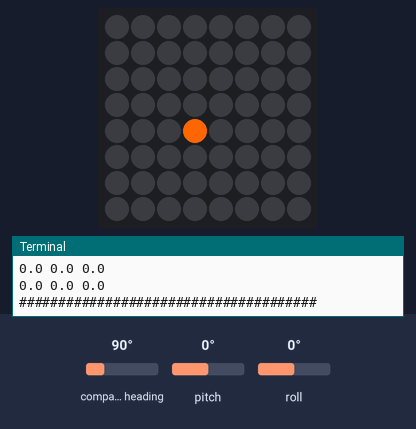
Recording of a program running on a simulated Raspberry Pi (BCM pin numbers) with a Sense HAT. On the bench: the Sense HAT's 8×8 RGB LED matrix, the last lines printed to the terminal. The test bench sets the inputs (shaded band); at power-on: pitch 0°, roll 0°, compass heading 90°. The Sense HAT reports a negative pitch or roll as 360° plus the angle.

Above: at 1.2 s.
1.3 s: pitch set to -2°
At 2.8 s:
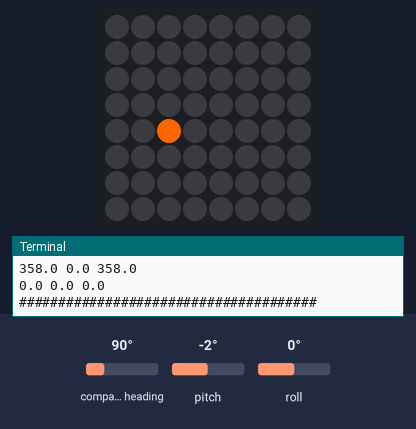
At 5.0 s:
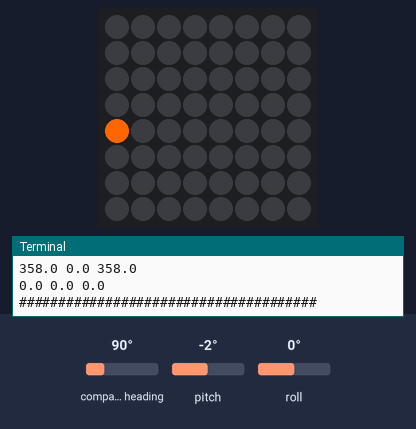
5.3 s: roll set to -2°
At 8.8 s:
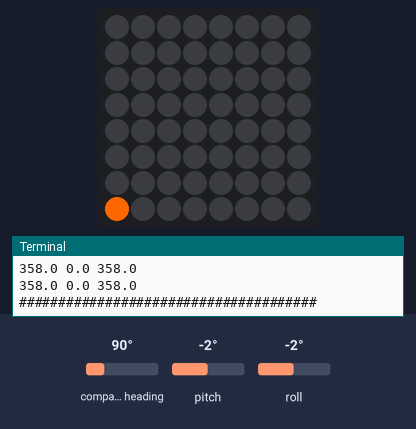
Timing chart, 0 to 10.3 s (numbered marks = the images above; inputs shaded):
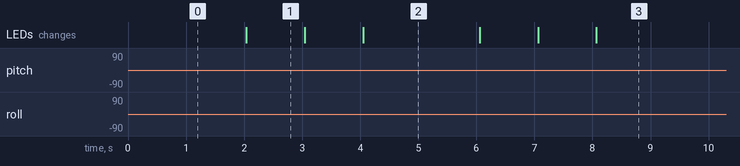

Measured:
- the behaviour switches between 0 and -1° on pitch (found by bisection; images 0 and 1)
- the behaviour switches between 0 and -1° on roll (found by bisection; images 2 and 3)
- after the input at 1.3 s, the LEDs: change after 0.74 s (image 1)
- after the input at 5.3 s, the LEDs: first change after 0.76 s (image 3 shows a later state)
- what the display in image 1 shows lasts 1.0 s, from 2.0 s to 3.0 s

The program:

accel.py
```python
from sense_hat import SenseHat
from time import sleep
import math
sense = SenseHat()
sense.set_imu_config(False, False, True)
#start by setting a "level" state
base_level=sense.get_orientation_degrees()
base_pitch=base_level['pitch']
base_roll=base_level['roll']
#base_yaw=base_level['yaw']
bx=3
by=4
diffV=1
X=[255,100,0]
S=[0,0,0]
field=[S]*64
while(True):
	orien = sense.get_orientation_degrees()
	pdiff=orien['pitch']-base_pitch
	rdiff=orien['roll']-base_roll
	print '{} {} {}'.format(orien['pitch'],base_pitch,pdiff)
	print '{} {} {}'.format(orien['roll'],base_roll,rdiff)
	#print '{} {}'.format(orien['yaw'],base_yaw)
	print'######################################'
	if(pdiff> diffV):
		if(bx>0):
			bx-=1
	elif(pdiff < -diffV):
		if(bx<7):
			bx+=1
	if(rdiff >diffV):
		if(by<7):
			by+=1
	elif(rdiff < -diffV):
		if(by >0):
			by-=1
	for i in range(0,63):
		field[i]=S
	sense.set_pixels(field)
	sense.set_pixel(bx,by,X)
	sleep(1)
```
